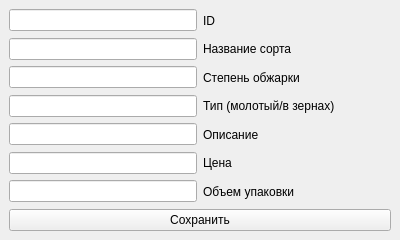
<?xml version="1.0" encoding="UTF-8"?>
<ui version="4.0">
 <class>Form</class>
 <widget class="QWidget" name="Form">
  <property name="geometry">
   <rect>
    <x>0</x>
    <y>0</y>
    <width>400</width>
    <height>240</height>
   </rect>
  </property>
  <property name="minimumSize">
   <size>
    <width>400</width>
    <height>240</height>
   </size>
  </property>
  <property name="maximumSize">
   <size>
    <width>400</width>
    <height>240</height>
   </size>
  </property>
  <property name="windowTitle">
   <string>ДОБАВИТЬ КОФЕ</string>
  </property>
  <layout class="QVBoxLayout" name="verticalLayout">
   <property name="leftMargin">
    <number>9</number>
   </property>
   <property name="topMargin">
    <number>9</number>
   </property>
   <property name="rightMargin">
    <number>9</number>
   </property>
   <property name="bottomMargin">
    <number>9</number>
   </property>
   <item>
    <layout class="QHBoxLayout" name="horizontalLayout">
     <item>
      <widget class="QLineEdit" name="id_edit">
       <property name="sizePolicy">
        <sizepolicy hsizetype="Minimum" vsizetype="Fixed">
         <horstretch>0</horstretch>
         <verstretch>0</verstretch>
        </sizepolicy>
       </property>
      </widget>
     </item>
     <item>
      <widget class="QLabel" name="label">
       <property name="text">
        <string>ID</string>
       </property>
      </widget>
     </item>
    </layout>
   </item>
   <item>
    <layout class="QHBoxLayout" name="horizontalLayout_2">
     <item>
      <widget class="QLineEdit" name="name_edit">
       <property name="sizePolicy">
        <sizepolicy hsizetype="Minimum" vsizetype="Fixed">
         <horstretch>0</horstretch>
         <verstretch>0</verstretch>
        </sizepolicy>
       </property>
      </widget>
     </item>
     <item>
      <widget class="QLabel" name="label_2">
       <property name="text">
        <string>Название сорта</string>
       </property>
      </widget>
     </item>
    </layout>
   </item>
   <item>
    <layout class="QHBoxLayout" name="horizontalLayout_3">
     <item>
      <widget class="QLineEdit" name="degree_edit">
       <property name="sizePolicy">
        <sizepolicy hsizetype="Minimum" vsizetype="Fixed">
         <horstretch>0</horstretch>
         <verstretch>0</verstretch>
        </sizepolicy>
       </property>
      </widget>
     </item>
     <item>
      <widget class="QLabel" name="label_3">
       <property name="text">
        <string>Степень обжарки</string>
       </property>
      </widget>
     </item>
    </layout>
   </item>
   <item>
    <layout class="QHBoxLayout" name="horizontalLayout_4">
     <item>
      <widget class="QLineEdit" name="type_edit">
       <property name="sizePolicy">
        <sizepolicy hsizetype="Minimum" vsizetype="Fixed">
         <horstretch>0</horstretch>
         <verstretch>0</verstretch>
        </sizepolicy>
       </property>
       <property name="text">
        <string/>
       </property>
      </widget>
     </item>
     <item>
      <widget class="QLabel" name="label_4">
       <property name="text">
        <string>Тип (молотый/в зернах)</string>
       </property>
      </widget>
     </item>
    </layout>
   </item>
   <item>
    <layout class="QHBoxLayout" name="horizontalLayout_5">
     <item>
      <widget class="QLineEdit" name="desc_edit">
       <property name="sizePolicy">
        <sizepolicy hsizetype="Minimum" vsizetype="Fixed">
         <horstretch>0</horstretch>
         <verstretch>0</verstretch>
        </sizepolicy>
       </property>
      </widget>
     </item>
     <item>
      <widget class="QLabel" name="label_5">
       <property name="text">
        <string>Описание</string>
       </property>
      </widget>
     </item>
    </layout>
   </item>
   <item>
    <layout class="QHBoxLayout" name="horizontalLayout_6">
     <item>
      <widget class="QLineEdit" name="price_edit">
       <property name="sizePolicy">
        <sizepolicy hsizetype="Minimum" vsizetype="Fixed">
         <horstretch>0</horstretch>
         <verstretch>0</verstretch>
        </sizepolicy>
       </property>
      </widget>
     </item>
     <item>
      <widget class="QLabel" name="label_6">
       <property name="text">
        <string>Цена</string>
       </property>
      </widget>
     </item>
    </layout>
   </item>
   <item>
    <layout class="QHBoxLayout" name="horizontalLayout_7">
     <item>
      <widget class="QLineEdit" name="vol_edit">
       <property name="sizePolicy">
        <sizepolicy hsizetype="Minimum" vsizetype="Fixed">
         <horstretch>0</horstretch>
         <verstretch>0</verstretch>
        </sizepolicy>
       </property>
      </widget>
     </item>
     <item>
      <widget class="QLabel" name="label_7">
       <property name="text">
        <string>Объем упаковки</string>
       </property>
      </widget>
     </item>
    </layout>
   </item>
   <item>
    <widget class="QPushButton" name="save_btn">
     <property name="text">
      <string>Сохранить</string>
     </property>
    </widget>
   </item>
  </layout>
 </widget>
 <resources/>
 <connections/>
</ui>
